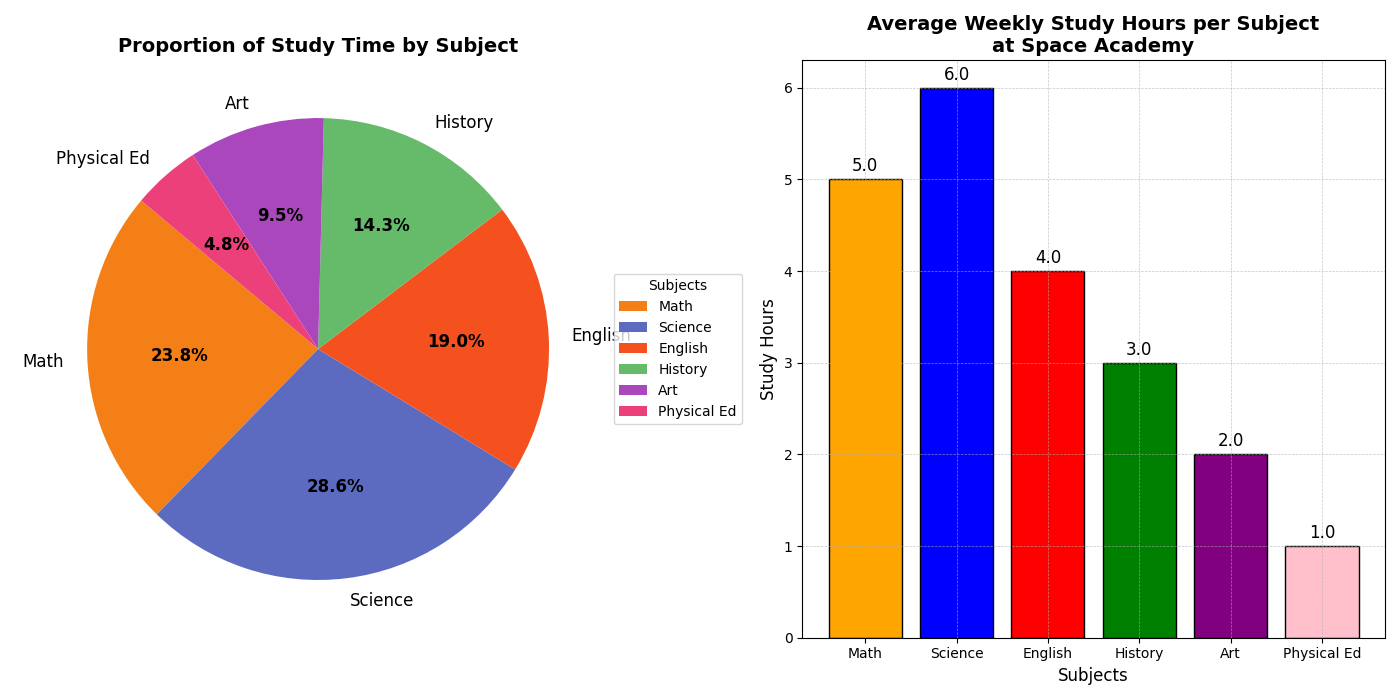

Reproduce this figure in Python.
import numpy as np
import matplotlib.pyplot as plt

subjects = ['Math', 'Science', 'English', 'History', 'Art', 'Physical Ed']
study_hours = np.array([5, 6, 4, 3, 2, 1])

fig, ax = plt.subplots(1, 2, figsize=(14, 7))

# Shuffled colors
bar_colors = ['orange', 'blue', 'red', 'green', 'purple', 'pink']

# Plotting the bar chart with shuffled colors in the second subplot
bars = ax[1].bar(subjects, study_hours, color=bar_colors, edgecolor='black')

ax[1].set_title('Average Weekly Study Hours per Subject\nat Space Academy', fontweight='bold', fontsize=14)
ax[1].set_xlabel('Subjects', fontsize=12)
ax[1].set_ylabel('Study Hours', fontsize=12)
ax[1].grid(True, linestyle='--', linewidth=0.5, alpha=0.7)

for bar in bars:
    height = bar.get_height()
    ax[1].annotate(f'{height:.1f}', 
                   xy=(bar.get_x() + bar.get_width() / 2, height), 
                   xytext=(0, 3), 
                   textcoords='offset points', 
                   ha='center', va='bottom', fontsize=12, color='black')

total_study_time = np.sum(study_hours)
study_proportions = study_hours / total_study_time

# Shuffled colors for the pie chart now in the first subplot
pie_colors = ['#F57F17', '#5C6BC0', '#F4511E', '#66BB6A', '#AB47BC', '#EC407A']

wedges, texts, autotexts = ax[0].pie(study_proportions, labels=subjects, autopct='%1.1f%%', colors=pie_colors, startangle=140, textprops={'fontsize': 12})

ax[0].set_title('Proportion of Study Time by Subject', fontweight='bold', fontsize=14)
plt.setp(autotexts, size=12, weight='bold')
ax[0].legend(wedges, subjects, title="Subjects", loc="center left", bbox_to_anchor=(1, 0, 0.5, 1))

plt.tight_layout()
plt.show()
